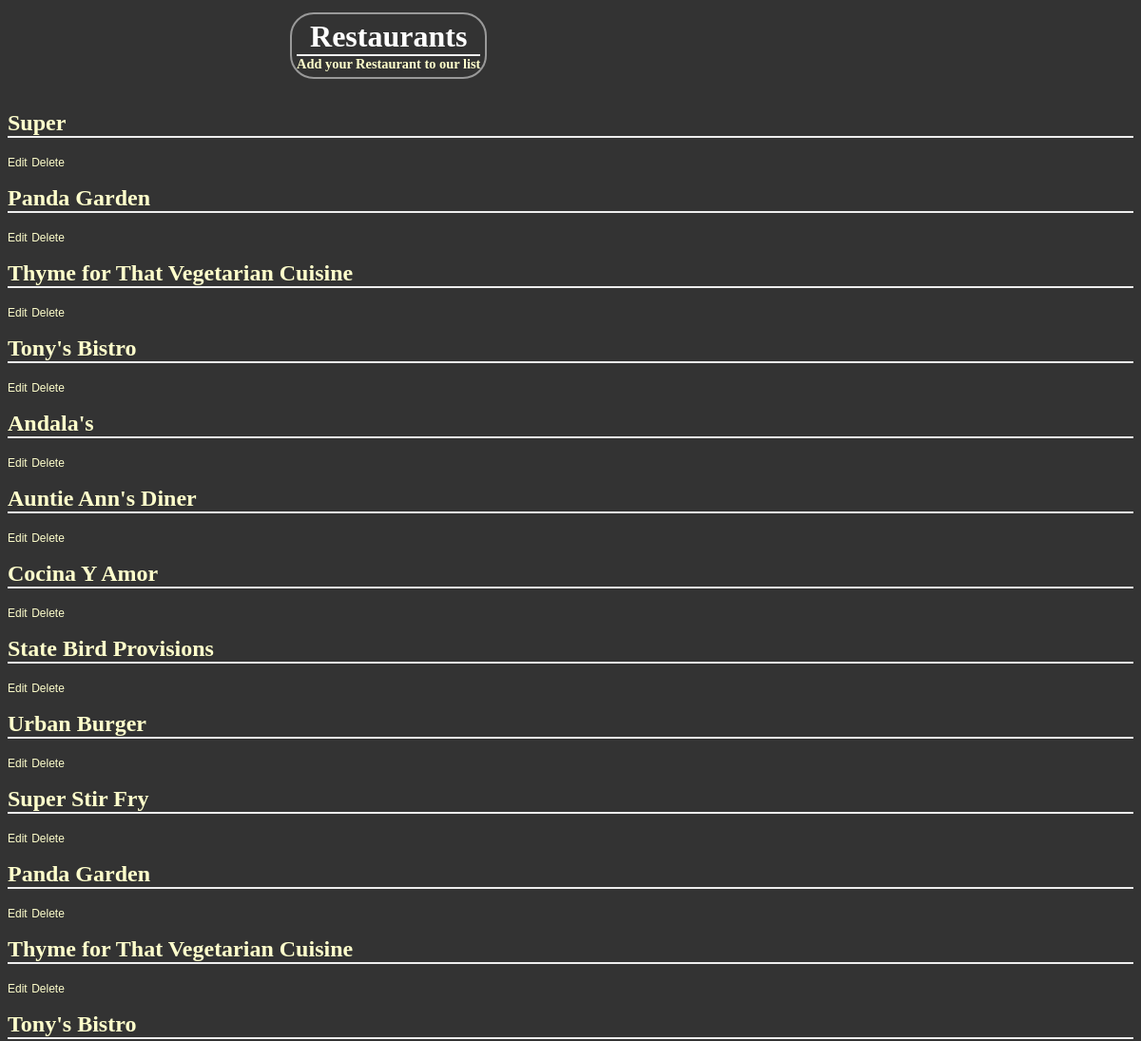
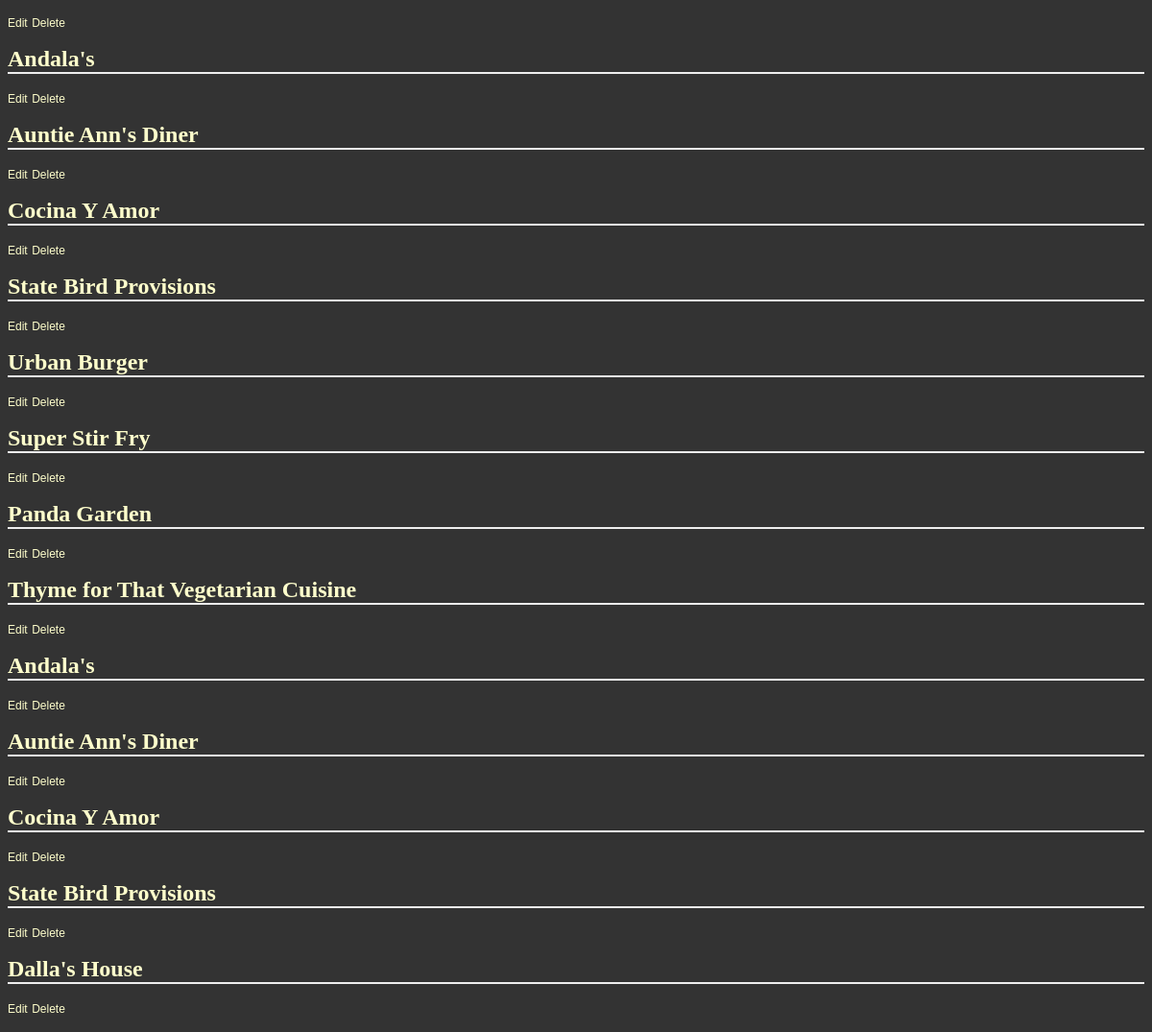
Page /Restaurant on the committed database (2 pictures, top to bottom).
### database_setup.py (models this page shows)
class Restaurant(Base):
    __tablename__ = 'restaurant'
    name = Column(String(80),nullable = False)
    id = Column(Integer, primary_key = True)

### app.py (the view)
@app.route('/')
@app.route('/Restaurant')
def showRestaurants():
    restaurant = session.query(Restaurant).all()
    return render_template('restaurants.html',restaurant=restaurant)

### templates/restaurants.html (shortened to what this page needs)
<html>
  <head>
	   <link rel=stylesheet type=text/css href="{{ url_for('static', filename='styles.css') }}">
	</head>
  <body>
  	<div class = 'pane'>
  	    <div class = 'header'>
  		      <h1>Restaurants</h1>
            <h2><a href= " {{url_for('newRestaurant')}} ">  Add your Restaurant to our list</a> </h2>
  	    </div>
    </div>
  		{% for i in restaurant %}
           <h1><a href= " {{url_for('showMenu', restaurant_id=i.id)}} ">{{i.name}}</a></h1>
           <p>
             <a href= " {{url_for('editRestaurant', restaurant_id=i.id)}} ">Edit</a>
             <a href= " {{url_for('deleteRestaurant', restaurant_id=i.id)}} ">  Delete</a>
           </p>
  		{% endfor %}
  </body>
</html>

### static/styles.css (style rules this page uses)
body { font-family: sans-serif; background-color: #333333 }
h1, h2, h3, h4 { color: #ffffff; }
h1, h2 { font-family: 'georgia', serif; margin: 0; }
h1 { border-bottom: 2px solid #eee; }
h2 { font-size: 1.2em; }
p, dd, dt { color: #cccccc; }
a { text-decoration: none; color: #ffffcc; font-size: .75em; }
.pane { position: absolute; left: 25%; border: 2px solid; border-radius: 25px; padding: 5px; margin: 5px; border-color: #999999; background-color: #333333 }
.header { left: 50%; text-align: center; }

### rows in the picture
Restaurant: name "Super"
Restaurant: name "Panda Garden"
Restaurant: name "Thyme for That Vegetarian Cuisine"
Restaurant: name "Tony's Bistro"
Restaurant: name "Andala's"
Restaurant: name "Auntie Ann's Diner"
Restaurant: name "Cocina Y Amor"
Restaurant: name "State Bird Provisions"
Restaurant: name "Urban Burger"
Restaurant: name "Super Stir Fry"
Restaurant: name "Panda Garden"
Restaurant: name "Thyme for That Vegetarian Cuisine"
Restaurant: name "Tony's Bistro"
Restaurant: name "Andala's"
Restaurant: name "Auntie Ann's Diner"
Restaurant: name "Cocina Y Amor"
Restaurant: name "State Bird Provisions"
Restaurant: name "Urban Burger"
Restaurant: name "Super Stir Fry"
Restaurant: name "Panda Garden"
Restaurant: name "Thyme for That Vegetarian Cuisine"
Restaurant: name "Andala's"
Restaurant: name "Auntie Ann's Diner"
Restaurant: name "Cocina Y Amor"
Restaurant: name "State Bird Provisions"
Restaurant: name "Dalla's House"
